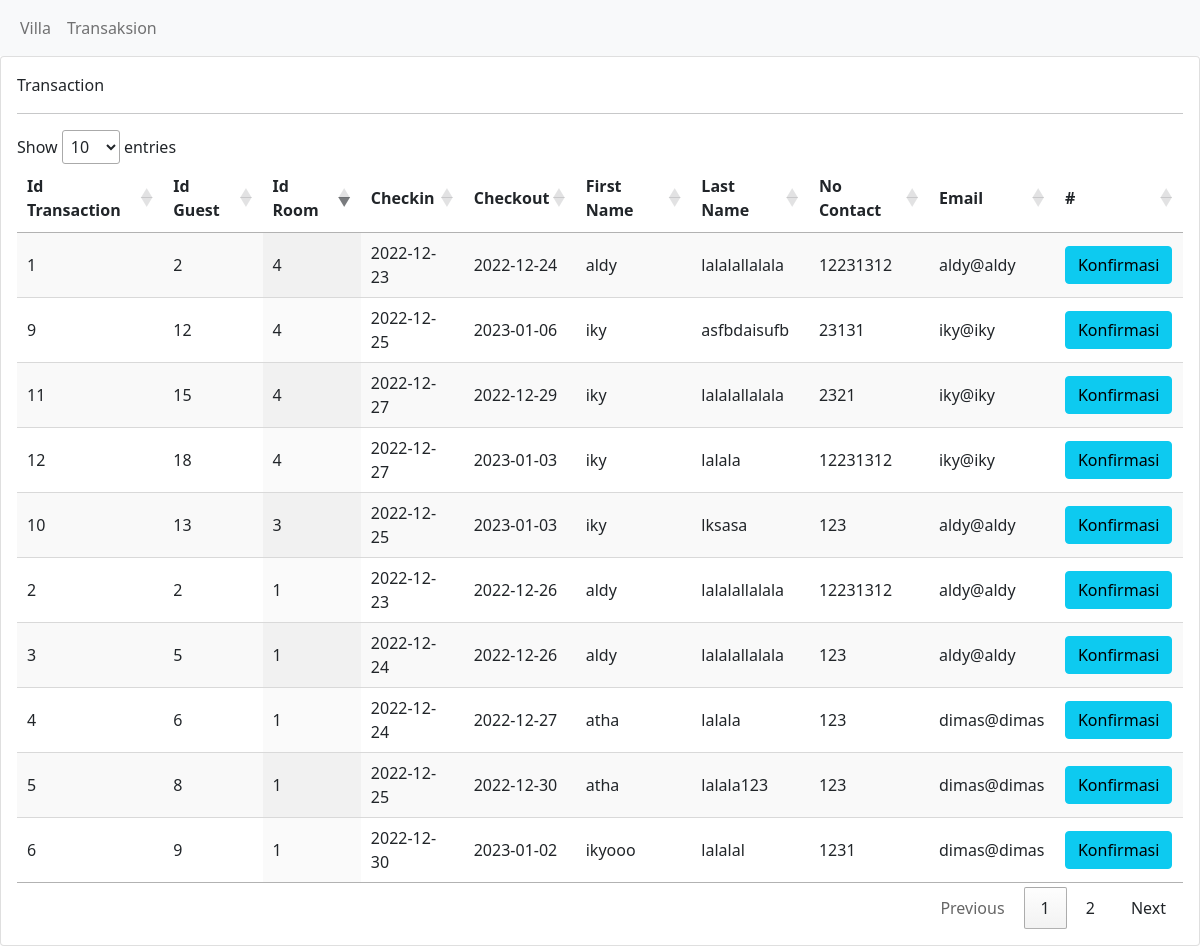
Screenshot of /admin/datacus.php with the database file from the repository.
### tables this page shows
CREATE TABLE `transaction` (
  `transaction_id` int(11) NOT NULL,
  `guest_id` int(11) NOT NULL,
  `id_user` int(11) NOT NULL,
  `room_id` int(11) NOT NULL,
  `checkin` date NOT NULL,
  `checkout` date NOT NULL,
  `first_name` varchar(255) NOT NULL,
  `last_name` varchar(255) NOT NULL,
  `contactno` int(12) NOT NULL,
  `email` varchar(255) NOT NULL,
  `hari_menginap` int(11) NOT NULL,
  `hargaKamar` int(255) NOT NULL,
  `hargaTotal` int(255) NOT NULL,
  `status` varchar(255) NOT NULL
);

### admin/datacus.php (the view, shortened to what this page needs)
<?php
require_once('koneksi.php');
?>
<!doctype html>
<html lang="en">
<head>
  <link href="https://cdn.jsdelivr.net/npm/bootstrap@5.0.2/dist/css/bootstrap.min.css" rel="stylesheet">
  <link rel="stylesheet" type="text/css" href="https://cdn.datatables.net/1.10.24/css/jquery.dataTables.min.css">
</head>
<body>
  <header>
    <nav class=" navbar navbar-expand-lg navbar-light bg-light">
      <div class=" container-fluid">
        <div class=" collapse navbar-collapse" id="navbarNav">
          <ul class="navbar-nav">
            <li class=" nav-item"><a class=" nav-link" href="villabooking.php">Villa</a></li>
            <li class=" nav-item"><a class=" nav-link" href="datacus.php">Transaksion</a></li>
          </ul>
        </div>
      </div>
    </nav>
  </header>
  <main>
          <div class="card">
            <div class="card-body">
              <div class="card-title">Transaction</div>
              <hr>
              <?php
              $result = mysqli_query($koneksi, "SELECT * FROM transaction");
              ?>
              <table style="width: 100%;" class="display" id="tabel-data">
                <thead>
                  <tr>
                    <th>Id Transaction</th>
                    <th>Id Guest</th>
                    <th>Id Room</th>
                    <th>Checkin</th>
                    <th>Checkout</th>
                    <th>First Name</th>
                    <th>Last Name</th>
                    <th>No Contact</th>
                    <th>Email</th>
                    <th>#</th>
                  </tr>
                </thead>
                <tbody>
                  <?php
                  while ($data = mysqli_fetch_array($result)) {
                  ?>
                    <tr>
                    <td><?php echo $data['transaction_id'] ?></td>
                    <td><?php echo $data['guest_id'] ?></td>
                    <td><?php echo $data['room_id'] ?></td>
                    <td><?php echo $data['checkin'] ?></td>
                    <td><?php echo $data['checkout'] ?></td>
                    <td><?php echo $data['first_name'] ?></td>
                    <td><?php echo $data['last_name'] ?></td>
                    <td><?php echo $data['contactno'] ?></td>
                    <td><?php echo $data['email'] ?></td>
                    <td>
                        <a href="" class="btn btn-info">Konfirmasi</a>
                    </td>
                    </tr>
                  <?php } ?>
                </tbody>
              </table>
            </div>
          </div>
  </main>
</body>

### rows the page displays
transaction: transaction_id "1", guest "2", room "4", checkin "2022-12-23", checkout "2022-12-24", first_name "aldy", last_name "lalalallalala", contactno "12231312", email "aldy@aldy"
transaction: transaction_id "2", guest "2", room "1", checkin "2022-12-23", checkout "2022-12-26", first_name "aldy", last_name "lalalallalala", contactno "12231312", email "aldy@aldy"
transaction: transaction_id "3", guest "5", room "1", checkin "2022-12-24", checkout "2022-12-26", first_name "aldy", last_name "lalalallalala", contactno "123", email "aldy@aldy"
transaction: transaction_id "4", guest "6", room "1", checkin "2022-12-24", checkout "2022-12-27", first_name "atha", last_name "lalala", contactno "123", email "dimas@dimas"
transaction: transaction_id "5", guest "8", room "1", checkin "2022-12-25", checkout "2022-12-30", first_name "atha", last_name "lalala123", contactno "123", email "dimas@dimas"
transaction: transaction_id "6", guest "9", room "1", checkin "2022-12-30", checkout "2023-01-02", first_name "ikyooo", last_name "lalalal", contactno "1231", email "dimas@dimas"
transaction: transaction_id "9", guest "12", room "4", checkin "2022-12-25", checkout "2023-01-06", first_name "iky", last_name "asfbdaisufb", contactno "23131", email "iky@iky"
transaction: transaction_id "10", guest "13", room "3", checkin "2022-12-25", checkout "2023-01-03", first_name "iky", last_name "lksasa", contactno "123", email "aldy@aldy"
transaction: transaction_id "11", guest "15", room "4", checkin "2022-12-27", checkout "2022-12-29", first_name "iky", last_name "lalalallalala", contactno "2321", email "iky@iky"
transaction: transaction_id "12", guest "18", room "4", checkin "2022-12-27", checkout "2023-01-03", first_name "iky", last_name "lalala", contactno "12231312", email "iky@iky"
